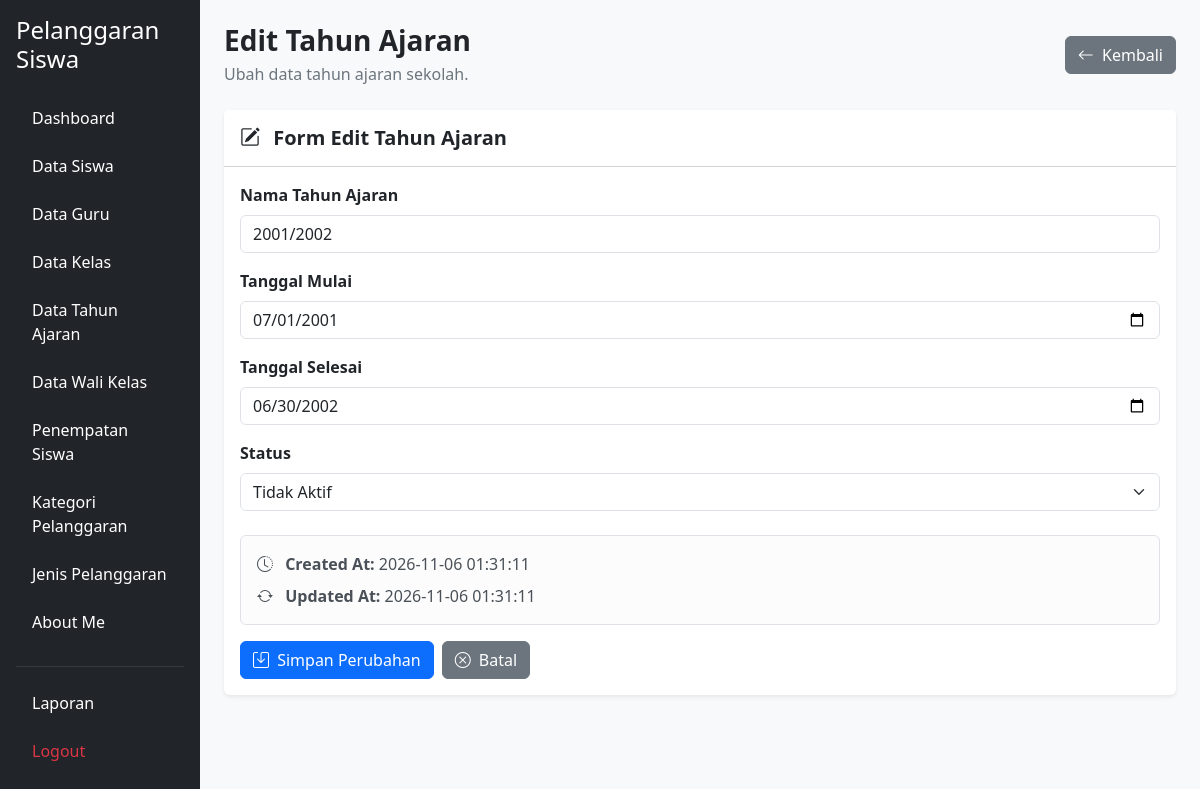
Screenshot of /edit_tahun_ajaran.php?id=102 (signed in) with the database file from the repository.
### tables this page shows
CREATE TABLE `t_tahun_ajaran` (
  `id` int(11) NOT NULL,
  `nama` varchar(20) DEFAULT NULL,
  `tanggal_mulai` date NOT NULL,
  `tanggal_selesai` date NOT NULL,
  `status_aktif` tinyint(1) NOT NULL,
  `created_at` timestamp NOT NULL DEFAULT current_timestamp(),
  `updated_at` timestamp NOT NULL DEFAULT current_timestamp()
);

### edit_tahun_ajaran.php (the view, shortened to what this page needs)
<?php
include 'config/koneksi.php';
$id = (int) $_GET['id'];
$stmt = mysqli_prepare(
    $koneksi,
    "SELECT * FROM t_tahun_ajaran WHERE id = ?"
);
mysqli_stmt_bind_param($stmt, "i", $id);
mysqli_stmt_execute($stmt);
$result = mysqli_stmt_get_result($stmt);
$data = mysqli_fetch_assoc($result);
?>
<!DOCTYPE html>
<html lang="id">
<head>
    <link href="https://cdn.jsdelivr.net/npm/bootstrap@5.3.8/dist/css/bootstrap.min.css" rel="stylesheet">
    <link href="https://cdn.jsdelivr.net/npm/bootstrap-icons@1.11.3/font/bootstrap-icons.css" rel="stylesheet">
</head>
<body class="bg-light">
<div class="container-fluid">
    <div class="row">
        <?php include 'layout/sidebar.php'; ?>
        <main class="col-md-9 col-lg-10 p-4">
            <div class="d-flex justify-content-between align-items-center flex-wrap gap-3 mb-4">
                <div>
                    <h3 class="fw-bold mb-1">Edit Tahun Ajaran</h3>
                    <p class="text-secondary mb-0">
                        Ubah data tahun ajaran sekolah.
                    </p>
                </div>
                <a href="kelola_tahun_ajaran.php" class="btn btn-secondary">
                    <i class="bi bi-arrow-left me-1"></i> Kembali
                </a>
            </div>
            <div class="card border-0 shadow-sm">
                <div class="card-header bg-white py-3">
                    <h5 class="mb-0 fw-semibold">
                        <i class="bi bi-pencil-square me-2"></i>
                        Form Edit Tahun Ajaran
                    </h5>
                </div>
                <div class="card-body">
                    <form action="proses_edit_tahun_ajaran.php"
                          method="POST"
                          id="formTahunAjaran">
                        <div class="mb-3">
                            <label class="form-label fw-semibold">
                                Nama Tahun Ajaran
                            </label>
                            <input type="text"
                                   name="nama"
                                   class="form-control"
                                   maxlength="20"
                                   value="<?= htmlspecialchars($data['nama'] ?? ''); ?>"
                                   placeholder="Contoh: 2026/2027"
                                   required>
                        </div>
                        <div class="mb-3">
                            <label class="form-label fw-semibold">
                                Tanggal Mulai
                            </label>
                            <input type="date"
                                   name="tanggal_mulai"
                                   id="tanggal_mulai"
                                   class="form-control"
                                   value="<?= htmlspecialchars($data['tanggal_mulai']); ?>"
                                   required>
                        </div>
                        <div class="mb-3">
                            <label class="form-label fw-semibold">
                                Tanggal Selesai
                            </label>
                            <input type="date"
                                   name="tanggal_selesai"
                                   id="tanggal_selesai"
                                   class="form-control"
                                   value="<?= htmlspecialchars($data['tanggal_selesai']); ?>"
                                   required>
                        </div>
                        <div class="mb-4">
                            <label class="form-label fw-semibold">
                                Status
                            </label>
                            <select name="status_aktif" class="form-select" required>
                                <option value="0"
                                    <?= $data['status_aktif'] == 0 ? 'selected' : ''; ?>>
                                    Tidak Aktif
                                </option>
                            </select>
                        </div>
                        <div class="alert alert-light border">
                            <div class="mb-2">
                                <i class="bi bi-clock-history me-2"></i>
                                <strong>Created At:</strong>
                                <?= htmlspecialchars($data['created_at'] ?? '-'); ?>
                            </div>
                            <div>
                                <i class="bi bi-arrow-repeat me-2"></i>
                                <strong>Updated At:</strong>
                                <?= htmlspecialchars($data['updated_at'] ?? '-'); ?>
                            </div>
                        </div>
                        <div class="d-flex gap-2">
                            <button type="submit" name="edit" class="btn btn-primary">
                                <i class="bi bi-save me-1"></i>
                                Simpan Perubahan
                            </button>
                            <a href="kelola_tahun_ajaran.php" class="btn btn-secondary">
                                <i class="bi bi-x-circle me-1"></i>
                                Batal
                            </a>
                        </div>
                    </form>
                </div>
            </div>
        </main>
    </div>
</div>
</body>
</html>

### rows the page displays
t_tahun_ajaran: nama "2001/2002", tanggal_mulai "07/01/2001", tanggal_selesai "06/30/2002", status_aktif "Tidak Aktif", created_at "2026-11-06 01:31:11", updated_at "2026-11-06 01:31:11"
